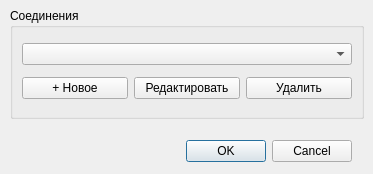
<?xml version="1.0" encoding="UTF-8"?>
<ui version="4.0">
 <class>Dialog</class>
 <widget class="QDialog" name="Dialog">
  <property name="windowModality">
   <enum>Qt::ApplicationModal</enum>
  </property>
  <property name="enabled">
   <bool>true</bool>
  </property>
  <property name="geometry">
   <rect>
    <x>0</x>
    <y>0</y>
    <width>373</width>
    <height>174</height>
   </rect>
  </property>
  <property name="sizePolicy">
   <sizepolicy hsizetype="Preferred" vsizetype="Preferred">
    <horstretch>0</horstretch>
    <verstretch>0</verstretch>
   </sizepolicy>
  </property>
  <property name="minimumSize">
   <size>
    <width>373</width>
    <height>174</height>
   </size>
  </property>
  <property name="maximumSize">
   <size>
    <width>373</width>
    <height>174</height>
   </size>
  </property>
  <property name="mouseTracking">
   <bool>false</bool>
  </property>
  <property name="windowTitle">
   <string>Меню настройки</string>
  </property>
  <property name="sizeGripEnabled">
   <bool>false</bool>
  </property>
  <property name="modal">
   <bool>true</bool>
  </property>
  <widget class="QGroupBox" name="groupBox">
   <property name="geometry">
    <rect>
     <x>10</x>
     <y>8</y>
     <width>354</width>
     <height>111</height>
    </rect>
   </property>
   <property name="sizePolicy">
    <sizepolicy hsizetype="Preferred" vsizetype="Preferred">
     <horstretch>0</horstretch>
     <verstretch>0</verstretch>
    </sizepolicy>
   </property>
   <property name="title">
    <string>Соединения</string>
   </property>
   <layout class="QGridLayout" name="gridLayout">
    <item row="1" column="0">
     <widget class="QPushButton" name="btnNew">
      <property name="text">
       <string>+ Новое</string>
      </property>
     </widget>
    </item>
    <item row="1" column="1">
     <widget class="QPushButton" name="btnEdit">
      <property name="text">
       <string>Редактировать</string>
      </property>
     </widget>
    </item>
    <item row="1" column="2">
     <widget class="QPushButton" name="btnDelete">
      <property name="text">
       <string>Удалить</string>
      </property>
     </widget>
    </item>
    <item row="0" column="0" colspan="3">
     <widget class="QComboBox" name="cmbConnections"/>
    </item>
   </layout>
  </widget>
  <widget class="QDialogButtonBox" name="buttonBox">
   <property name="geometry">
    <rect>
     <x>-20</x>
     <y>140</y>
     <width>372</width>
     <height>23</height>
    </rect>
   </property>
   <property name="orientation">
    <enum>Qt::Horizontal</enum>
   </property>
   <property name="standardButtons">
    <set>QDialogButtonBox::Cancel|QDialogButtonBox::Ok</set>
   </property>
  </widget>
 </widget>
 <resources/>
 <connections/>
</ui>
